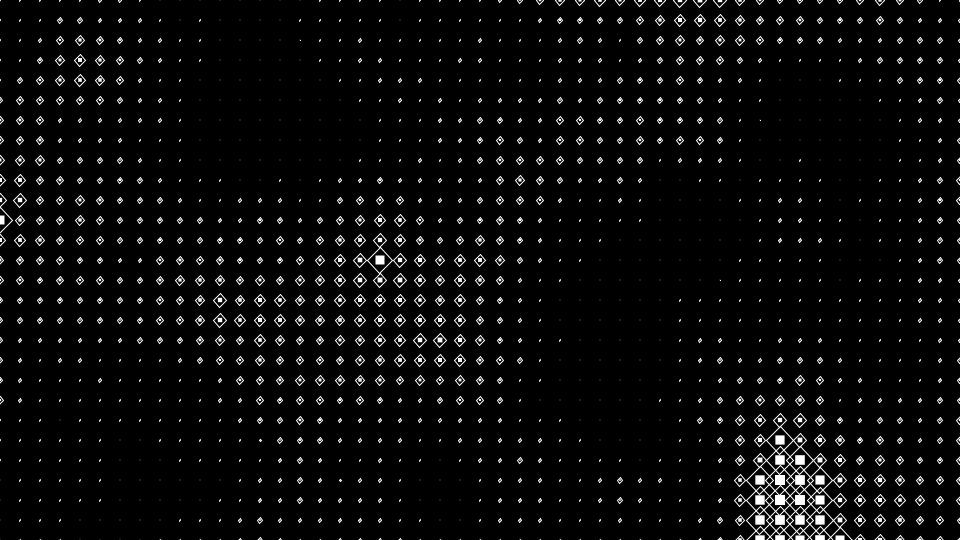
Frame 1 (no input)
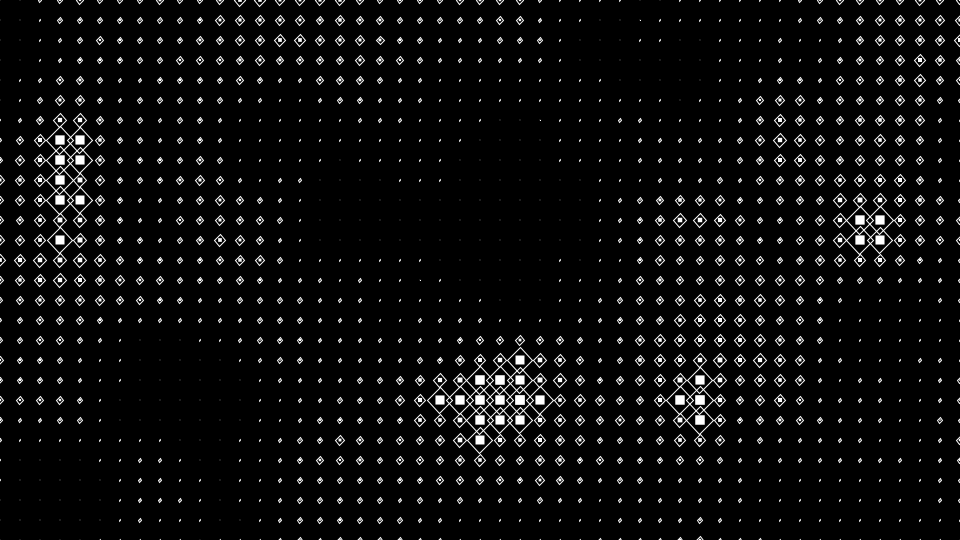
Frame 60 (the mouse pressed at the canvas centre just before this capture)
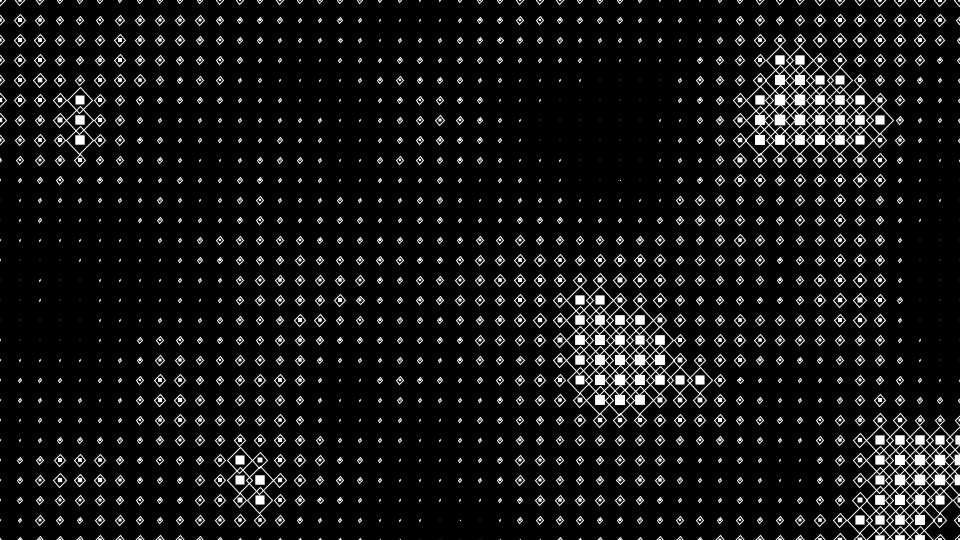
Frame 120 (the mouse held since frame 60 and released just before this capture)

The Processing sketch that drew these frames (run headless with seeded random() and noise(); from frame 60 on, the mouse is pressed at the canvas centre):

// Processing sketch: animation004
// ── animation004.pde
float gridSize = 20;
int seed = 1;//int(random(99999999));


void setup() {
  size(960, 540);
  smooth(2);
  pixelDensity(2);
  frameRate(25);
  rectMode(CENTER);
  generate();
}

void draw() {

  if (frameCount%(25*10) == 0) generate();

  float time = millis()*0.001;

  randomSeed(seed);
  noiseSeed(seed);


  float det = random(0.02)*random(1)*random(0.5, 1);
  float des = random(100000);
  float dir = random(TWO_PI);
  float vel = random(6)*random(1);

  background(0);
  for (int j = 0; j <= height; j+=gridSize) {
    for (int i = 0; i <= width; i+=gridSize) {
      noStroke();
      fill(255, 30);
      rect(i, j, 2, 2);
      float xx = des+i*det+cos(dir)*time*vel;
      float yy = des+j*det+sin(dir)*time*vel;
      float noi = noise(xx, yy)*1.5-0.5;
      if (noi < 0) continue;
      if (noi < 0.5) noi = pow(noi, 1.5);
      else noi = pow(noi, 0.66);
      float ss = noi*gridSize*sqrt(2);
      pushMatrix();
      translate(i, j);
      rotate(HALF_PI*0.5);
      noFill();
      stroke(255);
      rect(0, 0, ss, ss);
      noStroke();
      fill(255);
      rotate(HALF_PI*0.5);
      rect(0, 0, ss*0.5, ss*0.5);
      popMatrix();
    }
  }
}

void keyPressed() {
  generate();
}
void generate() {
  seed = int(random(99999999));
}
